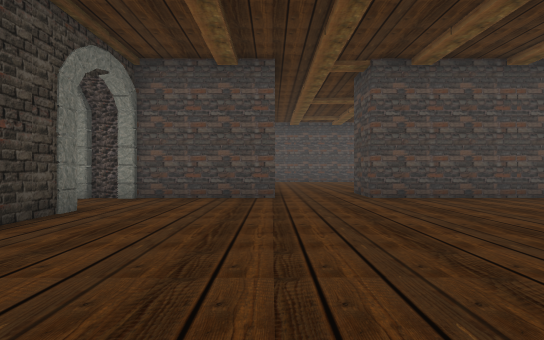
[1] (above)

24 first-person views from a walk through a scene from a Unity 3-D project. The camera is 1.3 m above the floor, looks level and sees 90° across. The floor is counted in squares, 2 m on a side. Each view is taken from the middle of a square. On the plan, view 1 faces up. The plan holds only what a view shows up to about 9 squares ahead; the rest is blank. The place goes on beyond the plan. The terrain is drawn as flat ground. The player character is not drawn. Some surface patterns are stand-ins.

[2]
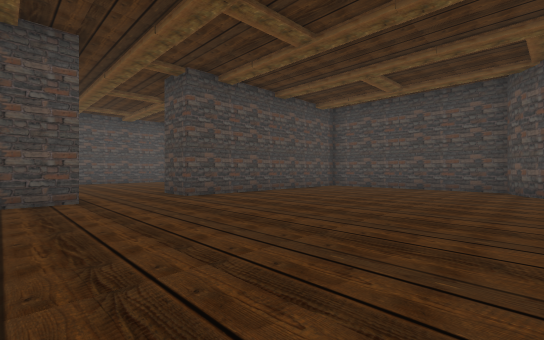

[3]
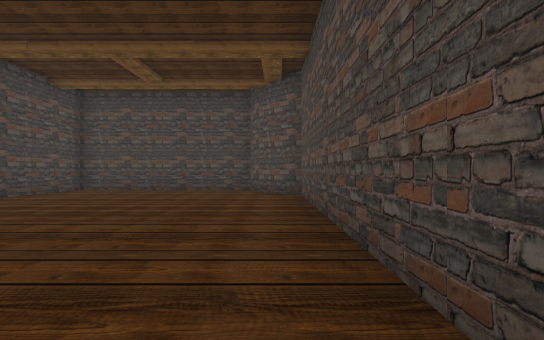

[4]
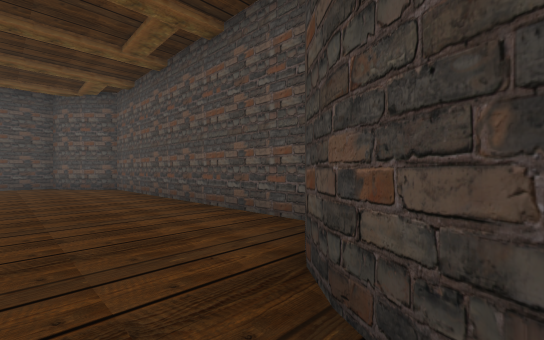

[5]
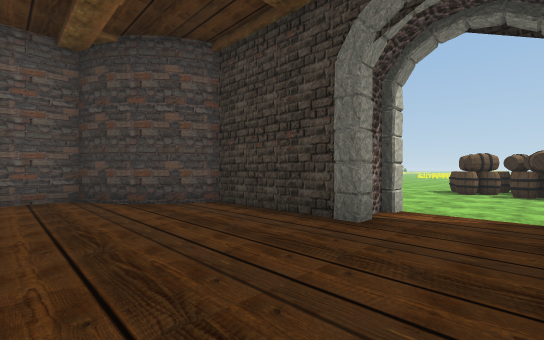

[6]
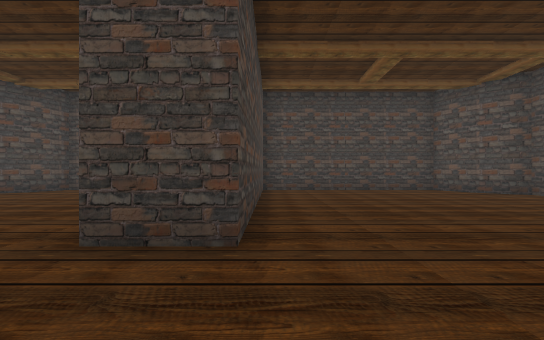

[7]
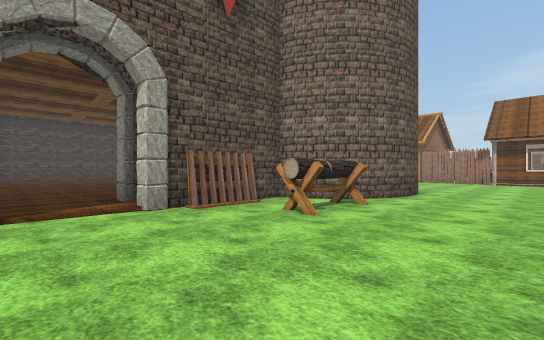

[8]
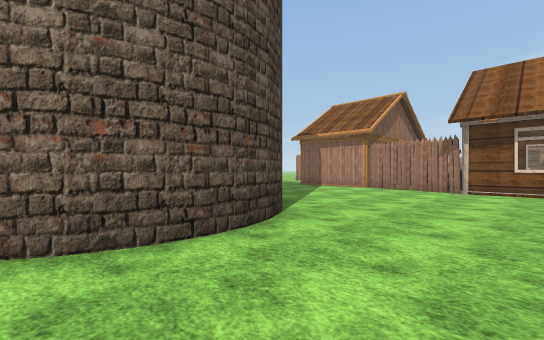

[9]
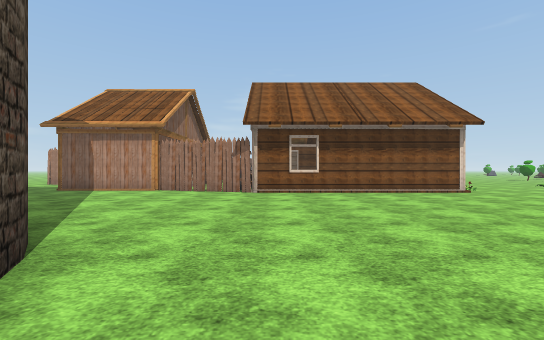

[10]
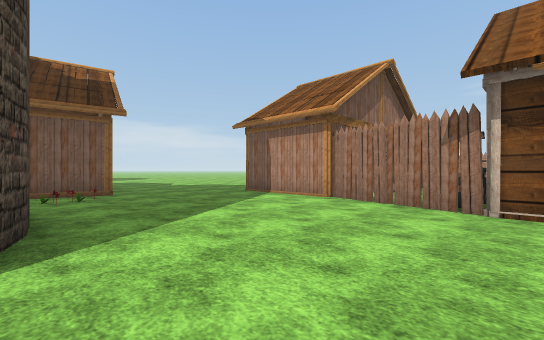

[11]
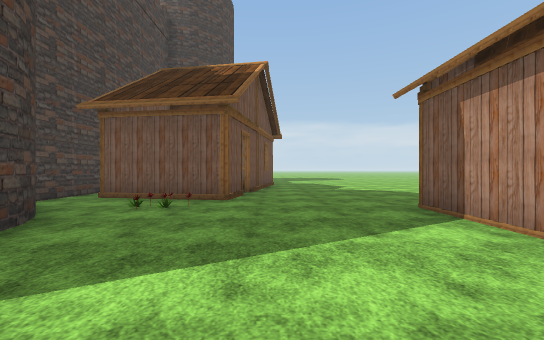

[12]
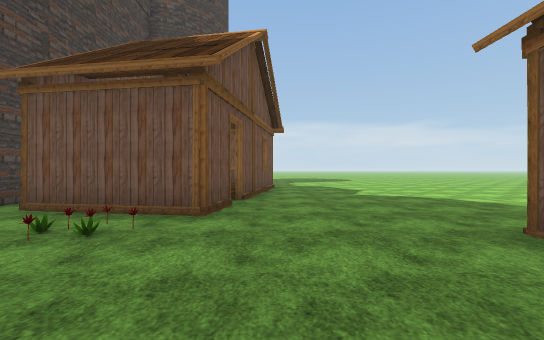

[13]
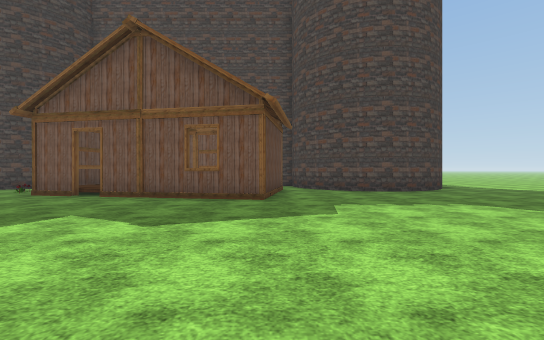

[14]
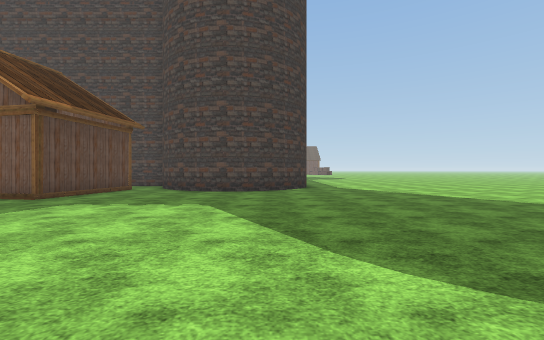

[15]
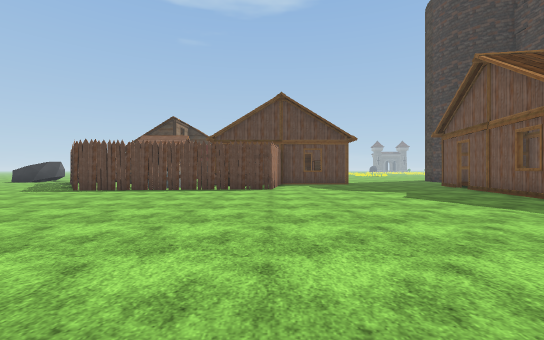

[16]
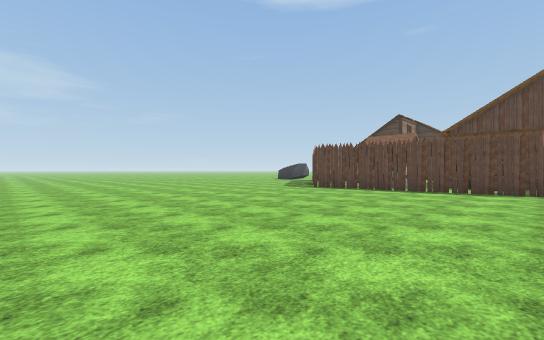

[17]
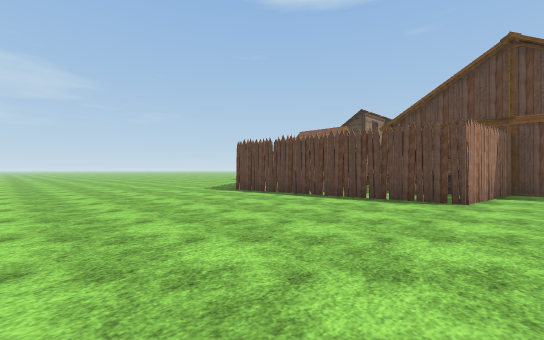

[18]
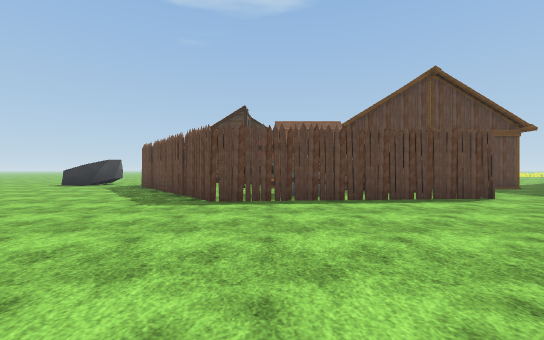

[19]
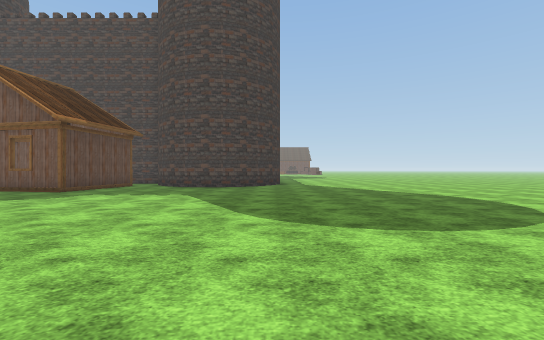

[20]
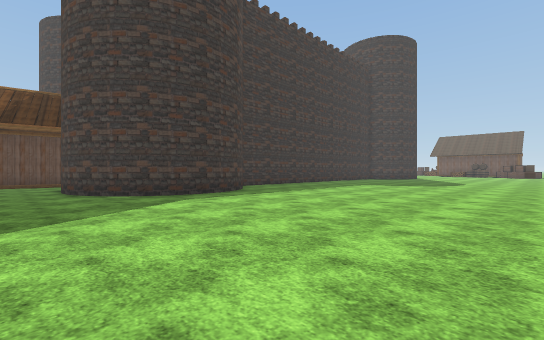

[21]
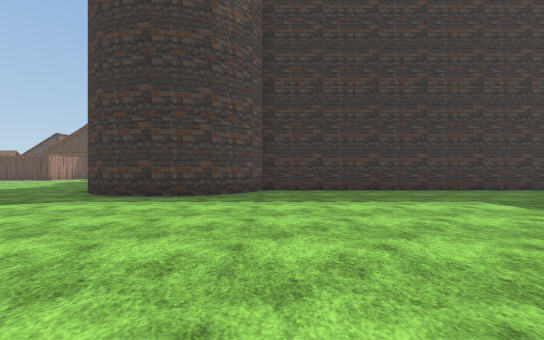

[22]
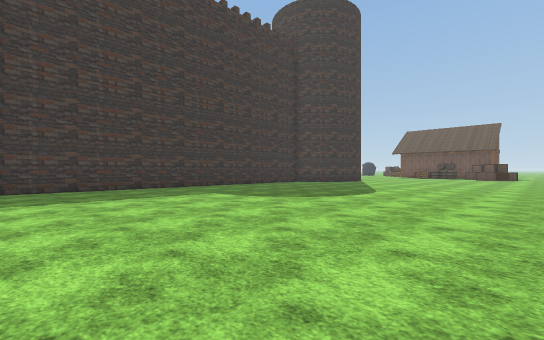

[23]
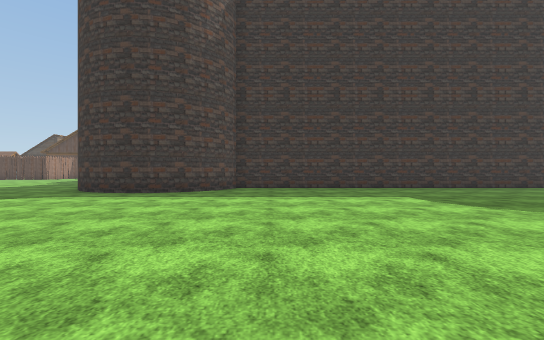

[24]
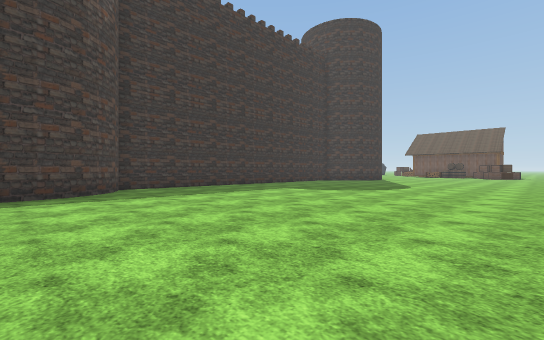

### Floor plan
Key: @ floor where view 1 was taken; # wall or solid block; . main floor; : floor 0.25 m higher than the main floor; + floor 0.5 m higher than the main floor; ^ raised ledge; B barrel; H house; F fence; O other object.
Columns run from 16 left of view 1 to 20 right of it. Each row starts with its distance up from view 1.
  9                 ::::      #... ......
  8                 ::::      #..........
  7       BB    #####::########..........
  6      BB.....:::::::::::::##..........
  5      BB.....:::::::::::::##..........
  4      BB.....#::::::::::::##..........
  3       ......#::::::::::::##..........
  2        ...#.#::::::::::::##..........
  1        ...####:::::::::::##..........
  0        ...#  ##:@:::::::####.........
 -1        ...#   ###########  ##........
 -2        ...#     ###         #........
 -3       ....## ##.HHHH       ##.......
 -4      ......###..H  HHHH.####........
 -5     ............H+    H.............
 -6    .............HHHH  H..............
 -7   .................HHHH..............
 -8  ...................................
 -9 ...HHHHHHF.........................
-10 ..OH    H#.F   ...................
-11         HO      .................
-12         H      .................
-13         H      FFFF............
-14                OO.F...........
-15                 O.F..........
-16               HO  F.........
-17                  ^F.........
-18                   F.........
-19                  .F.........
-20                  F..........
-21                 F...........
-22                 ............

Where each view was taken, in squares from view 1:
view 1: 0 up, 0 right, facing up
view 2: 0 up, 1 left, facing up-right
view 3: 0 up, 0 right, facing right
view 4: 2 up, 3 left, facing down-right
view 5: 6 up, 0 right, facing down-left
view 6: 6 up, 0 right, facing right
view 7: 6 up, 9 left, facing down-right
view 8: 0 up, 9 left, facing down-right
view 9: 1 down, 8 left, facing down
view 10: 4 down, 8 left, facing down-right
view 11: 7 down, 6 left, facing right
view 12: 7 down, 4 left, facing right
view 13: 13 down, 6 right, facing up
view 14: 13 down, 11 right, facing up
view 15: 13 down, 11 right, facing left
view 16: 13 down, 11 right, facing down-left
view 17: 12 down, 8 right, facing down-left
view 18: 18 down, 8 right, facing left
view 19: 15 down, 12 right, facing up
view 20: 6 down, 19 right, facing up-left
view 21: 1 up, 19 right, facing left
view 22: 1 up, 20 right, facing up-left
view 23: 2 up, 20 right, facing left
view 24: 2 down, 20 right, facing up-left
